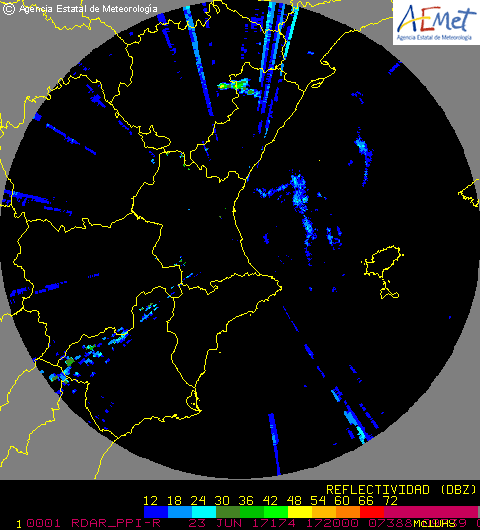
%> input picture images/230620171720.gif, 480 x 530 px
$ octave diferencias.m   (GNU Octave 9; MATLAB toolbox functions it lacks are replaced by stand-ins)
%> lines starting %> are read from the running program, lines starting %| are printed output that depends on the picture; in (x1, y1, x2, y2) boxes, pixels count from 0 and x2, y2 are one past the last pixel; in counts of white or black regions, pixels touching at a corner belong together; the program's own positions count from 1
A = imread('images/230620171720.gif');
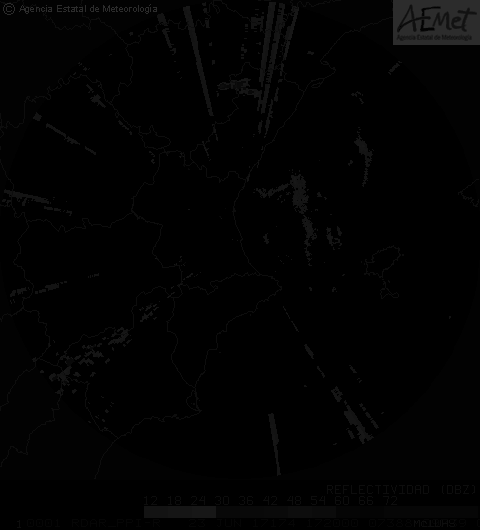
%> A: size 530x480 uint8; min 0, max 44, mean 2
B = imread('images/230620171730.gif');
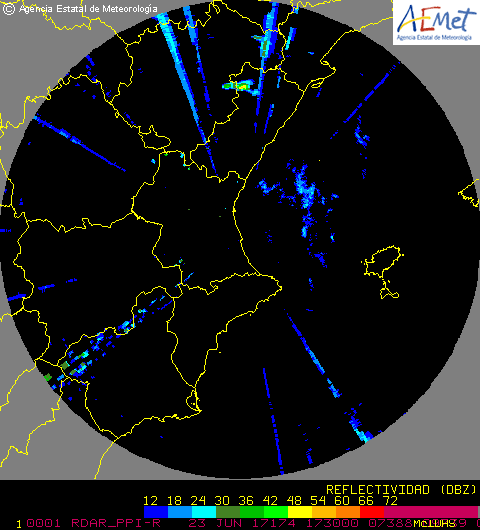
%> input picture images/230620171730.gif, 480 x 530 px
%> B: size 530x480 uint8; min 0, max 44, mean 2; mean of the top-left, top-right, bottom-left and bottom-right quarters 1.7, 3.7, 1.3, 1.2
C = A==B;
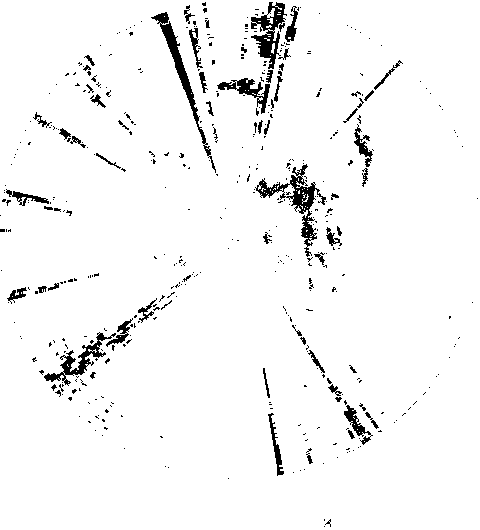
%> C: size 530x480 logical; 95.9% white; 449 black regions (386 under 20 px), largest, box (x1, y1, x2, y2) and area: (255, 164, 326, 257) 1259, (151, 12, 216, 173) 1066, (251, 2, 287, 69) 986
[lon,anc]=size(A);
%> lon = 530; anc = 480
D = zeros(lon,anc);
for i = 2:lon
    for j = 2:anc
         D(i,j) = C(i,j);
         if(C(i,j)== 0)
            if(cell_1_1(C,i,j))
                D(i,j) = 1;
            end
         end
    end
end
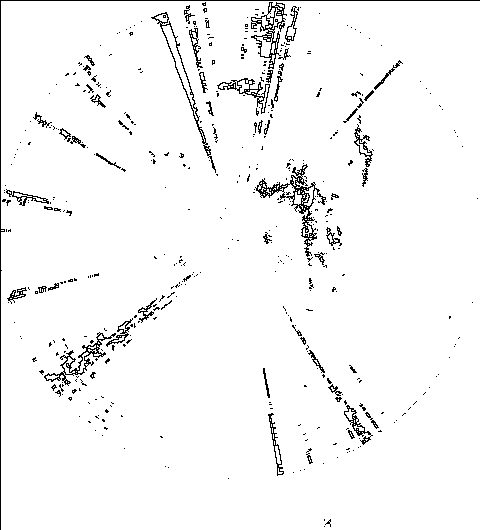
%> D: size 530x480 double; values 0 (black) and 1 (white), 96.5% white; black in thin lines or dots
imshow(D*1);
imwrite(D,'myGray.png')

function obj = cell_1_1(value,i,j)
    obj =  ((value(i-1,j-1)) == 0) & (cell_1_2(value,i,j));
end

function obj = cell_1_2(value,i,j)
    obj =  ((value(i,j-1)) == 0) & (cell_1_3(value,i,j));
end

function obj = cell_1_3(value,i,j)
    obj =  ((value(i+1,j-1)) == 0) & (cell_2_1(value,i,j));
end

function obj = cell_2_1(value,i,j)
    obj = (value(i+1,j) == 0) & (cell_2_3(value,i,j));
end

function obj = cell_2_3(value,i,j)
    obj =  ((value(i-1,j) == 0) & (cell_3_1(value,i,j)));
end

function obj = cell_3_1(value,i,j)
    obj =  ((value(i-1,j+1) == 0) & (cell_3_2(value,i,j)));
end

function obj = cell_3_2(value,i,j)
    obj =  ((value(i,j+1) == 0) & (cell_3_3(value,i,j)));
end

function obj = cell_3_3(value,i,j)
   obj  =  (value(i+1,j+1) == 0);
end
